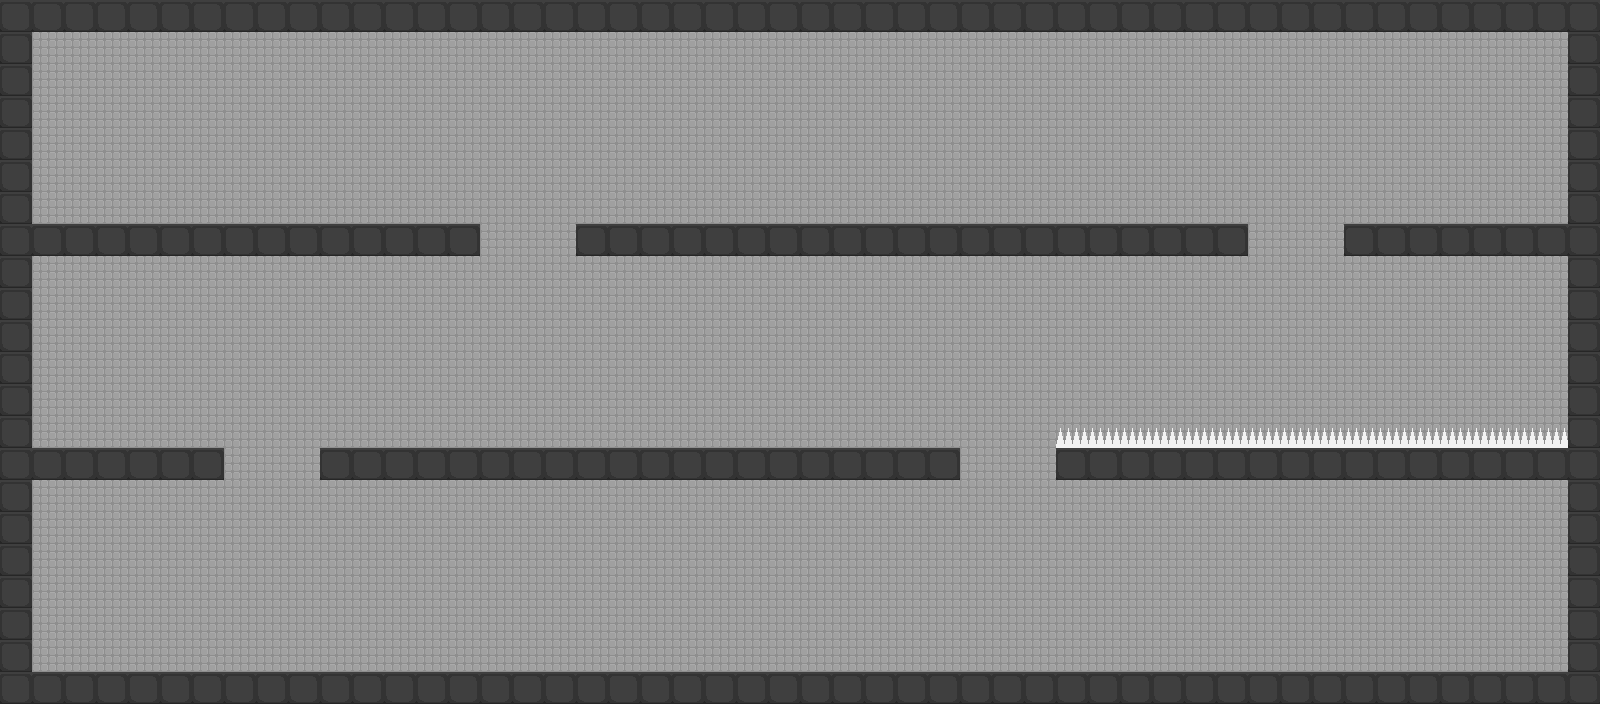

The image is a tile-based game level rendered from a .tmx file. Its description and source (layers, tilesets, objects; grid data summarised) follow:
An orthogonal 50x22 tile map with 32x32 px tiles, 2 tile layers (Background, Foreground) and 24 objects (exitpoint, turret, lasergrid, mine, ghost, ...).

<map version="1.0" orientation="orthogonal" renderorder="right-down" width="50" height="22" tilewidth="32" tileheight="32" nextobjectid="61">
 <tileset firstgid="1" name="tiles" tilewidth="32" tileheight="32" tilecount="3" columns="0">
  <tile id="0">
   <image width="32" height="32" source="../tiles/tileWall.png" />
  </tile>
  <tile id="1">
   <image width="32" height="32" source="../tiles/tileBG.png" />
  </tile>
  <tile id="3">
   <image width="32" height="32" source="../tiles/tileSpikes.png" />
  </tile>
 </tileset>
 <layer name="Background" width="50" height="22">
  <data>[1100 cells, 979 non-empty, 1 distinct tile ids]</data>
 </layer>
 <layer name="Foreground" width="50" height="22">
  <data>[1100 cells, 240 non-empty, 2 distinct tile ids]</data>
 </layer>
 <objectgroup name="collision" visible="0">
  <object id="1" x="0" y="0" width="1600" height="32" />
  <object id="7" x="0" y="224" width="480" height="32" />
  <object id="8" x="0" y="32" width="32" height="192" />
  <object id="9" x="576" y="224" width="672" height="32" />
  <object id="11" x="1344" y="224" width="256" height="32" />
  <object id="12" x="1568" y="32" width="32" height="192" />
  <object id="13" x="0" y="256" width="32" height="192" />
  <object id="14" x="0" y="448" width="224" height="32" />
  <object id="15" x="320" y="448" width="640" height="32" />
  <object id="16" x="1056" y="448" width="544" height="32" />
  <object id="17" x="1568" y="256" width="32" height="192" />
  <object id="18" x="0" y="480" width="32" height="192" />
  <object id="19" x="0" y="672" width="1600" height="32" />
  <object id="20" x="1568" y="480" width="32" height="192" />
 </objectgroup>
 <objectgroup name="objects">
  <object id="24" name="exitpoint" x="1472" y="576" width="64" height="96" />
  <object id="53" name="turret" x="176" y="144">
   <properties>
    <property name="fixed" type="bool" value="true" />
    <property name="fixedAngle" type="float" value="180" />
    <property name="maxAngle" type="float" value="180" />
    <property name="minAngle" type="float" value="0" />
    <property name="range" type="float" value="800" />
    <property name="rotationSpeed" type="float" value="1.5" />
    <property name="timeOffset" type="float" value="0" />
    <property name="waitTime" type="float" value="1" />
   </properties>
   <polygon points="16,16 -16,80 48,80" />
  </object>
  <object id="54" name="lasergrid" x="384" y="256" width="32" height="192">
   <properties>
    <property name="offTime" type="float" value="3" />
    <property name="onTime" type="float" value="2" />
    <property name="timeOffset" type="float" value="0" />
    <property name="warmupTime" type="float" value="0.5" />
   </properties>
  </object>
  <object id="57" name="mine" x="576" y="448" width="32" height="8" />
  <object id="58" name="ghost" x="1456" y="144">
   <properties>
    <property name="wallhack" type="bool" value="false" />
   </properties>
   <ellipse />
  </object>
  <object id="59" name="start" x="112" y="368">
   <ellipse />
  </object>
  <object id="60" name="turretS" x="400" y="144">
   <properties>
    <property name="fixed" type="bool" value="true" />
    <property name="fixedAngle" type="float" value="180" />
    <property name="range" type="float" value="800" />
    <property name="rotationSpeed" type="float" value="1.5" />
    <property name="waitTime" type="float" value="1" />
   </properties>
   <polygon points="16,16 -16,80 48,80" />
  </object>
 </objectgroup>
 <objectgroup name="lights">
  <object id="44" name="light" x="144" y="40">
   <properties>
    <property name="flickering" type="bool" value="false" />
    <property name="offTime" type="float" value="0.25" />
    <property name="onTime" type="float" value="4" />
   </properties>
   <ellipse />
  </object>
  <object id="55" name="goon" x="688" y="176">
   <ellipse />
  </object>
  <object id="56" name="spikes" x="1056" y="424" width="512" height="24" />
 </objectgroup>
</map>
